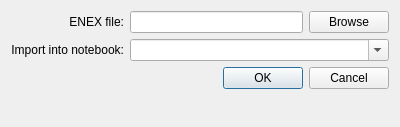
<?xml version="1.0" encoding="UTF-8"?>
<ui version="4.0">
 <class>EnexImportDialog</class>
 <widget class="QDialog" name="EnexImportDialog">
  <property name="geometry">
   <rect>
    <x>0</x>
    <y>0</y>
    <width>400</width>
    <height>127</height>
   </rect>
  </property>
  <property name="windowTitle">
   <string>Dialog</string>
  </property>
  <layout class="QGridLayout" name="gridLayout">
   <item row="0" column="0">
    <widget class="QLabel" name="filePathLabel">
     <property name="text">
      <string>ENEX file:</string>
     </property>
     <property name="alignment">
      <set>Qt::AlignRight|Qt::AlignTrailing|Qt::AlignVCenter</set>
     </property>
    </widget>
   </item>
   <item row="0" column="1">
    <widget class="QLineEdit" name="filePathLineEdit"/>
   </item>
   <item row="0" column="2">
    <widget class="QPushButton" name="browsePushButton">
     <property name="text">
      <string>Browse</string>
     </property>
    </widget>
   </item>
   <item row="1" column="0">
    <widget class="QLabel" name="botebookNameLabel">
     <property name="text">
      <string>Import into notebook:</string>
     </property>
     <property name="alignment">
      <set>Qt::AlignRight|Qt::AlignTrailing|Qt::AlignVCenter</set>
     </property>
    </widget>
   </item>
   <item row="1" column="1" colspan="2">
    <widget class="QComboBox" name="notebookNameComboBox">
     <property name="editable">
      <bool>true</bool>
     </property>
    </widget>
   </item>
   <item row="2" column="0" colspan="3">
    <widget class="QDialogButtonBox" name="buttonBox">
     <property name="orientation">
      <enum>Qt::Horizontal</enum>
     </property>
     <property name="standardButtons">
      <set>QDialogButtonBox::Cancel|QDialogButtonBox::Ok</set>
     </property>
    </widget>
   </item>
   <item row="3" column="0" colspan="3">
    <widget class="QLabel" name="statusTextLabel"/>
   </item>
  </layout>
 </widget>
 <resources/>
 <connections>
  <connection>
   <sender>buttonBox</sender>
   <signal>accepted()</signal>
   <receiver>EnexImportDialog</receiver>
   <slot>accept()</slot>
   <hints>
    <hint type="sourcelabel">
     <x>248</x>
     <y>254</y>
    </hint>
    <hint type="destinationlabel">
     <x>157</x>
     <y>274</y>
    </hint>
   </hints>
  </connection>
  <connection>
   <sender>buttonBox</sender>
   <signal>rejected()</signal>
   <receiver>EnexImportDialog</receiver>
   <slot>reject()</slot>
   <hints>
    <hint type="sourcelabel">
     <x>316</x>
     <y>260</y>
    </hint>
    <hint type="destinationlabel">
     <x>286</x>
     <y>274</y>
    </hint>
   </hints>
  </connection>
 </connections>
</ui>
